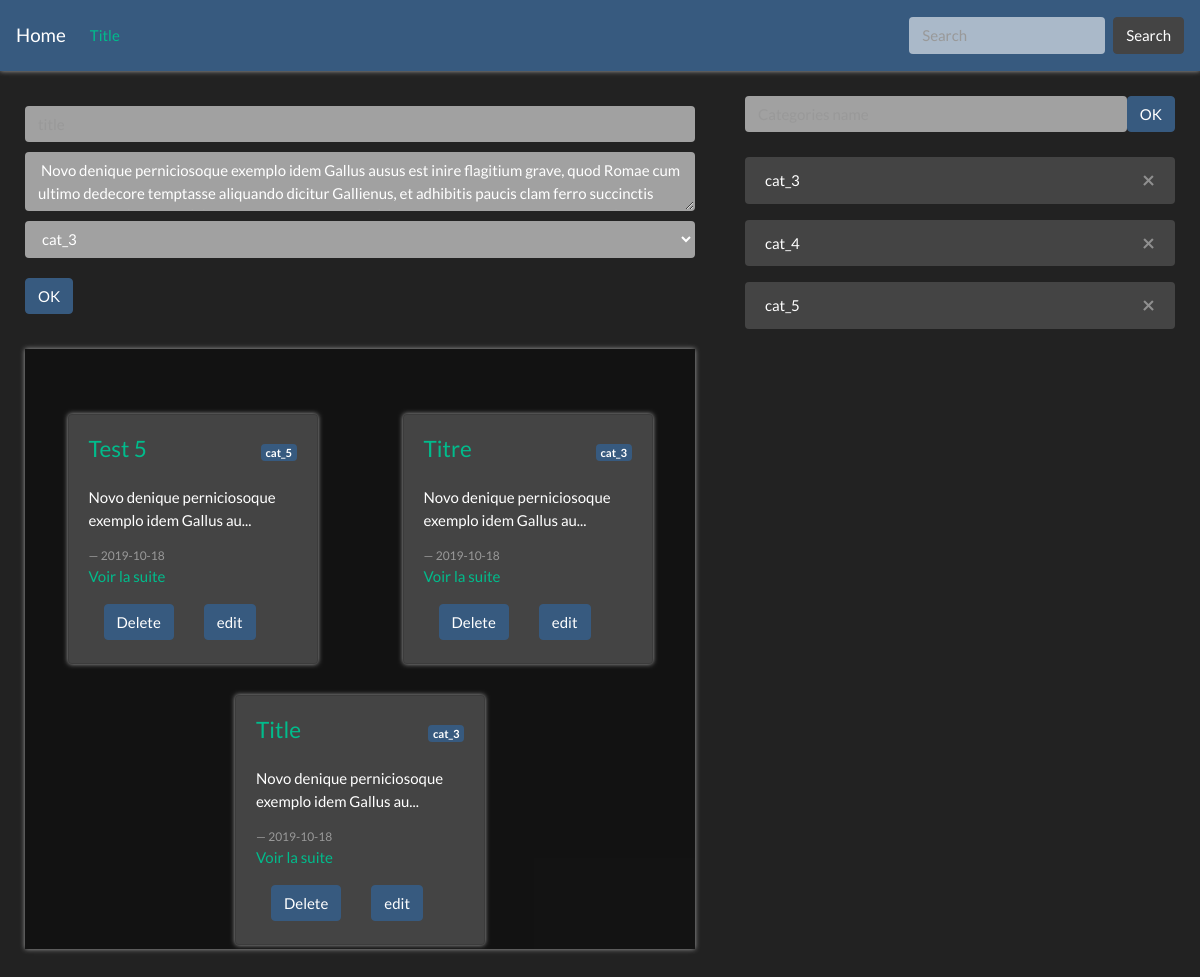
The page / on the database its author committed.
### tables this page shows
CREATE TABLE `articles` (
  `id` int(11) NOT NULL AUTO_INCREMENT,
  `title` varchar(255) DEFAULT NULL,
  `content` text,
  `date` datetime DEFAULT NULL,
  `categorie_id` int(11) DEFAULT NULL,
  `navbar` int(11) NOT NULL DEFAULT '0',
  PRIMARY KEY (`id`),
  KEY `categorie_id` (`categorie_id`),
  CONSTRAINT `articles_ibfk_1` FOREIGN KEY (`categorie_id`) REFERENCES `categories` (`id`) ON DELETE CASCADE
);

CREATE TABLE `categories` (
  `id` int(11) NOT NULL AUTO_INCREMENT,
  `categorie_name` varchar(255) DEFAULT NULL,
  PRIMARY KEY (`id`)
);

### app/Autoloader.php (called while the page is built, shortened)
<?php
class Autoloader{
    static function autoload($class){
        if (strpos($class, __NAMESPACE__ . '\\') === 0){
            $class = str_replace(__NAMESPACE__ . '\\', '', $class);
            $class = str_replace('\\', '/', $class);
        }
    }
}
?>

### app/App.php (called while the page is built, shortened)
<?php
class App {
    private $db_instance;
    private static $_instance;
    public static function getInstance() {
        if(is_null(self::$_instance)){
            self::$_instance = new App();
        }
        return self::$_instance;
    }
    public function getTable($name){
        return new $class_name($this->getDb());
    }
    public function getDb(){
        $config = Config::getInstance();
        if(is_null($this->db_instance)){
            $this->db_instance = new Database($config->get('db_name'),$config->get('db_user'),$config->get('db_pass'),$config->get('db_host'));
        }
        return $this->db_instance;
    }
}

### app/Config.php (called while the page is built, shortened)
<?php
    class Config {
        private $settings = [];
        private static $_instance;
        public static function getInstance(){
            if(is_null(self::$_instance)){
                self::$_instance = new Config();
            }
            return self::$_instance;
        }
        public function __construct(){
            $this->settings = require __DIR__ . '/config/config.php';
        }
        public function get($key){
            return $this->settings[$key];
        }
    }

### app/config/config.php (called while the page is built)
<?php
return array(
    "db_host" => "localhost",
    "db_user" => "victor",
    "db_pass" => "password01100",
    "db_name" => "blog",
    "charset" => "utf8mb4",
    "home" => "/POO&Adminer"
);

### app/Table/Table.php (called while the page is built, shortened)
<?php
class Table {
    protected $table;
    public function __construct(\App\Database $db){
        $this->db = $db;
        if (is_null($this->table)) {
            $parts = \explode('\\', get_class($this));
            $class_name = end($parts);
            $this->table = strtolower(str_replace('Table', '', $class_name));
        }
    }
}

### app/Database.php (called while the page is built, shortened)
<?php
class Database{
    private $pdo;
    private function getPDO(){
        if ($this->pdo === null) {
            $pdo = new PDO('mysql:dbname=blog;host=localhost', 'victor', 'password01100');
            $pdo->setAttribute(PDO::ATTR_ERRMODE, PDO::ERRMODE_EXCEPTION);
            $this->pdo = $pdo;
        }
        return $this->pdo;
    }
    public function query($statement, $class_name = null, $one = false){
        $req = $this->getPDO()->query($statement);
        if ($class_name === null) {
            $req->setFetchMode(PDO::FETCH_OBJ);
        } else {
            $req->setFetchMode(PDO::FETCH_CLASS, $class_name);
        }
        if ($one) {
            $datas = $req->fetch();
        } else {
            $datas = $req->fetchAll();
        }
        return $datas;
    }
}

### app/Table/CategoriesTable.php (called while the page is built, shortened)
<?php
class CategoriesTable extends Table{
    public function all(){
        return $this->db->query('SELECT * FROM categories');
    }
}

### pages/home.php (the view, shortened to what this page needs)
<?php $posts = $app->getTable('Posts'); ?>
<?php $categories = $app->getTable('Categories'); ?>
<section class="page page__home color-change-4x">
    <section class="section section__articles">
        <form class="form form__articles" action="index.php?page=addPostAction" method="post">
            <input type="text" class="form-control" placeholder="title" name="title">
            <textarea class="form-control" name="content" placeholder="Lorem ipsum dolor sit amet ..."> Novo denique perniciosoque exemplo idem Gallus ausus est inire flagitium grave, quod Romae cum ultimo dedecore temptasse aliquando dicitur Gallienus, et adhibitis paucis clam ferro succinctis vesperi per tabernas palabatur et conpita quaeritando Graeco sermone, cuius erat inpendio gnarus, quid de Caesare quisque sentiret. et haec confidenter agebat in urbe ubi pernoctantium luminum claritudo dierum solet imitari fulgorem. postremo agnitus saepe iamque, si prodisset, conspicuum se fore contemplans, non nisi luce palam egrediens ad agenda quae putabat seria cernebatur. et haec quidem medullitus multis gementibus agebantur. </textarea>
            <select class="form-control" name="categorie">
            <?php foreach ($categories->all() as $key => $categorie) : ?>
                <option value="<?= $categorie->id ?>"><?= $categorie->categorie_name ?></option>
            <?php endforeach ?>
            </select>
            <input type="submit" class="btn btn-primary" value="OK">
        </form>
        <div class="posts">
            <?php foreach ($posts->getLast() as $key => $post) : ?>
                <div class="card text-white bg-secondary mb-3 post" style="max-width: 20rem;">
                    <div class="card-body">
                        <div class="card-title">
                            <h4><a href="<?= $posts->getUrl($post->id) ?>"> <?= $post->title ?> </a></h4>
                            <span class="badge badge-primary"><?= $post->categorie_name ?></span>
                        </div>
                        <p class="card-text"><?= $posts->getExtract($post->content) ?></p>
                        <footer class="blockquote-footer"><?= date('Y-m-d',strtotime($post->date)) ?></footer>
                        <p><a href="<?= $posts->getUrl($post->id) ?>">Voir la suite</a></p>
                        <div class="actions">
                            <form action="index.php?page=deletePostAction" method="post">
                                <input type="submit" class="btn btn-primary action" value="Delete">
                            </form>
                            <form action="index.php?page=editPost&id=<?= $post->id ?>" method="post">
                                <input type="submit" class="btn btn-primary action" value="edit">
                            </form>
                        </div>
                    </div>
                </div>
            <?php endforeach ?>
        </div>
    </section>
    <section class="section section__categories">
        <form class="form form__categories" action="index.php?page=addCatAction" method="post">
            <input type="text" class="form-control" name="categorie_name" placeholder="Categories name">
            <input type="submit" class="btn btn-primary" value="OK">
        </form>
        <div class="categories">
            <?php foreach ($categories->all() as $key => $categorie) : ?>
                <div class="alert alert-dismissible alert-secondary">
                    <form action="index.php?page=deleteCatAction" method="post">
                        <button type="submit" class="close">&times;</button>
                    </form>
                    <?= $categorie->categorie_name ?>
                </div>
            <?php endforeach ?>
        </div>
    </section>
</section>

### public/index.php (shortened to what this page needs)
<?php
require '../app/Autoloader.php';
$app = App\App::getInstance();
$posts = $app->getTable('Posts');
$categories = $app->getTable('Categories');
if(isset($_GET['page'])) {
    $p = $_GET['page'];
} else {
    $p = 'home';
}
if($p === 'home') {
    require '../pages/home.php';
} elseif ($p === 'article') {
    require '../pages/single.php';
} elseif ($p === 'addPostAction') {
    $title = $_POST['title'];
    $content = $_POST['content'];
    $categorie = $_POST['categorie'];
    $posts->addPost($title, $content, $categorie);
} elseif ($p === 'deletePostAction') {
    $id = $_POST['id'];
    $posts->deletePost($id);
} elseif ($p === 'editPost') {
    require '../pages/editPost.php';
} elseif ($p === 'addCatAction') {
    $categorie_name = $_POST['categorie_name'];
    $categories->addCat($categorie_name);
} elseif ($p === 'deleteCatAction') {
    $id = $_POST['id'];
    $categories->deleteCat($id);
}
$content = ob_get_clean();
require '../pages/templates/default.php';

### app/Table/PostsTable.php (shortened to what this page needs)
<?php
class PostsTable extends Table{
    public function getExtract($content){
        if (strlen($content) > 50) {
            return '<p>'. substr($content , 0, 50) .'... </p>';
        } else {
            return $content;
        }
    }
    public function getNavbarItems(){
        return $this->db->query('SELECT articles.id,date,title,content,categorie_name, navbar FROM articles LEFT JOIN categories ON categorie_id = categories.id WHERE navbar = 1 ORDER BY date DESC');
    }
    public function getLast(){
        return $this->db->query('SELECT articles.id,date,title,content,categorie_name FROM articles LEFT JOIN categories ON categorie_id = categories.id ORDER BY date DESC');
    }
    public function getUrl($id) {
        return 'index.php?page=article&id=' . $id;
    }
}

### pages/templates/default.php (shortened to what this page needs)
<?php $posts = $app->getTable('Posts'); ?>
<!DOCTYPE html>
<html lang="fr">
<head>
    <link rel="stylesheet" href="css/bootstrap.min.css">
    <link rel="stylesheet" href="css/bootstrap.css">
    <link rel="stylesheet" href="css/animation.css">
    <link rel="stylesheet" href="css/main.css">
    <link rel="stylesheet" href="css/home.css">
    <link rel="stylesheet" href="css/single.css">
    <link rel="stylesheet" href="css/editPost.css">
</head>
<body>
    <nav class="navbar navbar-expand-lg navbar-dark bg-primary">
    <a class="navbar-brand" href="index.php">Home</a>
    <div class="collapse navbar-collapse" id="navbarColor01">
        <ul class="navbar-nav mr-auto">
        <?php foreach ($posts->getNavbarItems() as $key => $item) : ?>
            <li class="nav-item active">
                <a class="nav-link" href="<?= $posts->getUrl($item->id) ?>"> <?= $item->title ?> </a>
            </li>
        <?php endforeach ?>
        </ul>
        <form class="form-inline my-2 my-lg-0">
            <input class="form-control mr-sm-2" type="text" placeholder="Search">
            <button class="btn btn-secondary my-2 my-sm-0" type="submit">Search</button>
        </form>
    </div>
    </nav>
    <?= $content ?>
</body>
</html>

### public/css/main.css (style rules this page uses)
nav { box-shadow: 0px 0px 5px rgb(167, 167, 167); }
.form-control { background: rgba(255, 255, 255, 0.575); color: white; }

### public/css/home.css (style rules this page uses)
.page__home { display: flex; flex-wrap: wrap; justify-content: center; height: -webkit-fill-available; }
.section { padding: 25px; }
.form { margin-bottom: 25px; }
.section__articles { min-width: 350px; width: 60%; height: inherit; }
.form__articles input, .form__articles textarea, .form__articles select { margin: 10px 0; }
.posts { display: flex; flex-wrap: wrap; justify-content: space-around; background: #00000073; padding: 50px 0; height: 600px; overflow-y: scroll; box-shadow: 0px 0px 5px rgb(167, 167, 167); }
.post { width: 30%; height: 50%; min-width: 250px; margin: 15px; box-shadow: 0px 0px 5px rgb(167, 167, 167); }
.card-title { display: flex; align-items: center; justify-content: space-between; }
.actions { display: flex; }
.action { margin: 0 15px; }
.section__categories { min-width: 250px; width: 40%; }
.form__categories { display: flex; }

### rows shown on the page
articles: title "Title", categorie.categorie_name "cat_3", content "Novo denique perniciosoque exemplo idem Gallus au", date "2019-10-18"
articles: title "Test 5", categorie.categorie_name "cat_5", content "Novo denique perniciosoque exemplo idem Gallus au", date "2019-10-18"
articles: title "Titre", categorie.categorie_name "cat_3", content "Novo denique perniciosoque exemplo idem Gallus au", date "2019-10-18"
categories: categorie_name "cat_3"
categories: categorie_name "cat_4"
categories: categorie_name "cat_5"

### other values the page prints
form field categorie "cat_3"
